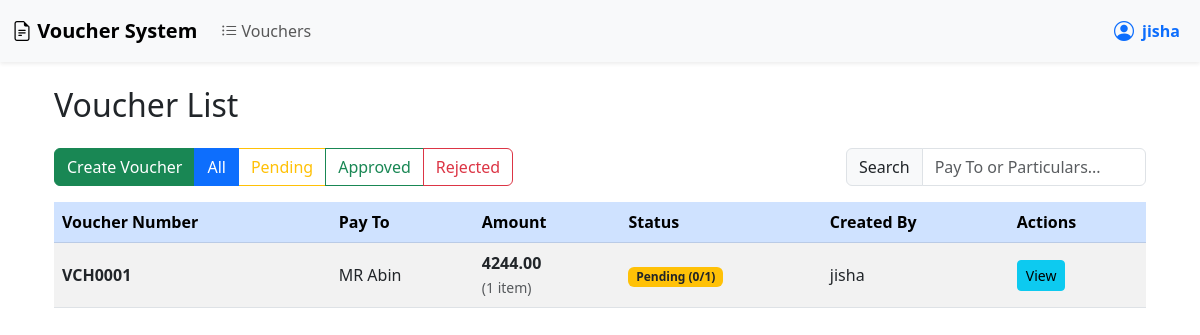
The page /vouchers/ (signed in) on the database as committed earlier.
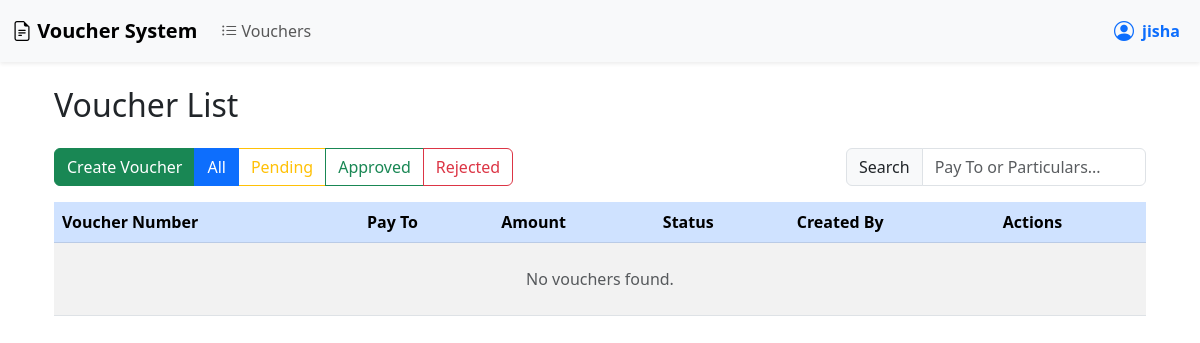
The same page on the database as committed later.
### vouchers/models.py (models this page shows, shortened)
class Voucher(models.Model):
    PAYMENT_TYPES = (
        ('CASH', 'Cash'),
        ('CHEQUE', 'Cheque'),
        ('PETTY_CASH', 'Petty Cash'),
    )
    voucher_number = models.CharField(max_length=20, unique=True, blank=True)
    voucher_date = models.DateField()
    payment_type = models.CharField(max_length=20, choices=PAYMENT_TYPES)
    name_title = models.CharField(max_length=5, choices=[('MR', 'Mr.'), ('MRS', 'Mrs.'), ('MS', 'Ms.')])
    pay_to = models.CharField(max_length=200)
    attachment = models.FileField(upload_to='vouchers/attachments/', null=True, blank=True)
    cheque_number = models.CharField(
        max_length=20,
        blank=True,
        null=True,
        help_text="Required only for Cheque payments"
    )
    created_by = models.ForeignKey(User, on_delete=models.CASCADE, related_name='vouchers')
    created_at = models.DateTimeField(auto_now_add=True)
    status = models.CharField(
        max_length=10,
        choices=[('PENDING', 'Pending'), ('APPROVED', 'Approved'), ('REJECTED', 'Rejected')],
        default='PENDING'
    )
    @property
    def required_approvers(self):
        active_des_ids = ActiveApprovalDesignation.objects.filter(
            is_active=True
        ).values_list('designation__id', flat=True)
        return [
            profile.user.username for profile in UserProfile.objects.filter(
                user__groups__name='Admin Staff',
                designation__id__in=active_des_ids
            ).select_related('user').distinct()
        ]

class UserProfile(models.Model):
    user = models.OneToOneField(User, on_delete=models.CASCADE)
    designation = models.ForeignKey(Designation, on_delete=models.SET_NULL, null=True, blank=True)

### vouchers/views.py (the view)
# urls.py: path('vouchers/', VoucherListView.as_view(), name='voucher_list'),
class VoucherListView(LoginRequiredMixin, ListView):
    model = Voucher
    template_name = 'vouchers/voucher_list.html'
    context_object_name = 'vouchers'
    paginate_by = 10
    def get_queryset(self):
        qs = super().get_queryset().select_related('created_by')
        qs = qs.prefetch_related(
            'particulars',
            'approvals',
            'approvals__approver',
        )
        if not self.request.user.is_superuser:
            if self.request.user.groups.filter(name='Accountants').exists():
                qs = qs.filter(created_by=self.request.user)
        return qs.annotate(
            approved_count=Count(
                Case(When(approvals__status='APPROVED', then=1)),
                output_field=IntegerField()
            ),
            rejected_count=Count(
                Case(When(approvals__status='REJECTED', then=1)),
                output_field=IntegerField()
            )
        )
    def get_context_data(self, **kwargs):
        context = super().get_context_data(**kwargs)
        user = self.request.user
        context['is_accountant'] = user.is_authenticated and user.groups.filter(name='Accountants').exists()
        context['is_admin_staff'] = user.is_authenticated and (user.groups.filter(name='Admin Staff').exists() or user.is_superuser)
        context['designations'] = Designation.objects.all()
        for voucher in context['vouchers']:
            try:
                voucher.user_approval = voucher.approvals.get(approver=user)
            except VoucherApproval.DoesNotExist:
                voucher.user_approval = None
            required = set(voucher.required_approvers)
            approved = set(voucher.approvals.filter(status='APPROVED').values_list('approver__username', flat=True))
            voucher.pending_approvers = [
                {'name': name, 'has_approved': name in approved}
                for name in required
            ]
        return context

### vouchers/templatetags/voucher_tags.py (called while the page is built)
@register.filter
def sum_particulars(queryset):
    return queryset.aggregate(total=Sum('amount'))['total'] or 0

@register.filter
def sub(a, b):
    try:
        return int(a) - int(b)
    except Exception:
        return 0

### vouchers/templates/vouchers/voucher_list.html (shortened to what the changed rows need)
{% extends 'base.html' %}
{% load static %}
{% load voucher_tags %}
{% block content %}
<div class="container mt-4">
    <h2 class="mb-4">Voucher List</h2>
    <div class="table-responsive">
        <table class="table table-striped table-hover align-middle" id="voucherTable">
            <thead class="table-primary">
                <tr>
                    <th>Voucher Number</th>
                    <th>Pay To</th>
                    <th>Amount</th>
                    <th>Status</th>
                    <th>Created By</th>
                    <th>Actions</th>
                </tr>
            </thead>
            <tbody>
                {% for voucher in vouchers %}
                <tr class="voucher-row"
                    data-voucher-id="{{ voucher.id }}"
                    data-status="{{ voucher.status }}"
                    data-pay-to="{{ voucher.pay_to|lower }}"
                    data-particulars="{% for p in voucher.particulars.all %}{{ p.description|lower }}{% if not forloop.last %} {% endif %}{% endfor %}">
                    <td><strong>{{ voucher.voucher_number }}</strong></td>
                    <td>{{ voucher.name_title }} {{ voucher.pay_to }}</td>
                    <td>
                        {% if voucher.particulars.exists %}
                            <strong>{{ voucher.particulars.all|sum_particulars|floatformat:2 }}</strong><br>
                            <small class="text-muted">
                                ({{ voucher.particulars.all|length }} item{{ voucher.particulars.all|length|pluralize }})
                            </small>
                        {% else %}
                            <em class="text-muted">No particulars</em>
                        {% endif %}
                    </td>
                    <td class="status-cell">
                        <a href="#" class="status-link"
                           data-bs-toggle="modal"
                           data-bs-target="#approvalModal{{ voucher.id }}">
                            {% if voucher.status == 'PENDING' %}
                                <span class="badge bg-warning text-dark">
                                    Pending ({{ voucher.approved_count|default:0 }}/{{ voucher.required_approvers|length }})
                                </span>
                            {% elif voucher.status == 'APPROVED' %}
                                <span class="badge bg-success">Approved</span>
                            {% elif voucher.status == 'REJECTED' %}
                                <span class="badge bg-danger">Rejected</span>
                            {% endif %}
                        </a>
                    </td>
                    <td>{{ voucher.created_by.username }}</td>
                    <td class="action-cell">
                        <a href="{% url 'voucher_detail' voucher.id %}"
                           class="btn btn-info btn-sm">View</a>
                    </td>
                </tr>
                {% empty %}
                <tr><td colspan="6" class="text-center text-muted py-4">No vouchers found.</td></tr>
                {% endfor %}
            </tbody>
        </table>
    </div>
</div>
{% endblock %}

Rows that differ between the two databases and show on the page:
removed Voucher: voucher_number "VCH0001", name_title "MR", pay_to "Abin", particulars.all|sum_particulars "4244.00", particulars.all|length "1", approved_count "0", required_approvers|length "1", created_by.username "jisha"
Other text that changed with them:
text now shown: "No vouchers found."
